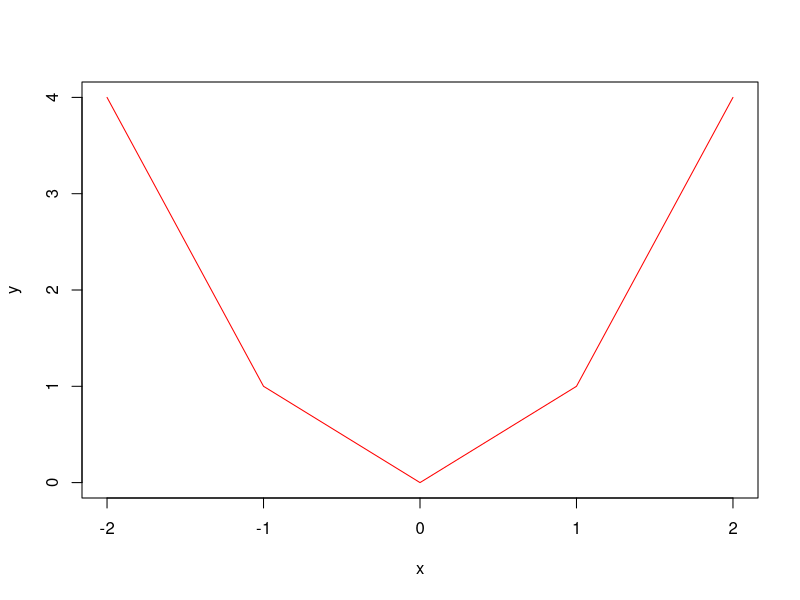

Recreate this plot in R.
## ---- chunk 1
knitr::opts_chunk$set(echo = TRUE)
## ---- chunk 2
myFunction = function(x, a){
  result = x^a 
  return (result) 
}
x = -2:2 
y = myFunction(x,2) 
plot(x, y, col = "red", type = 'l', xlab="x", ylab="y")
